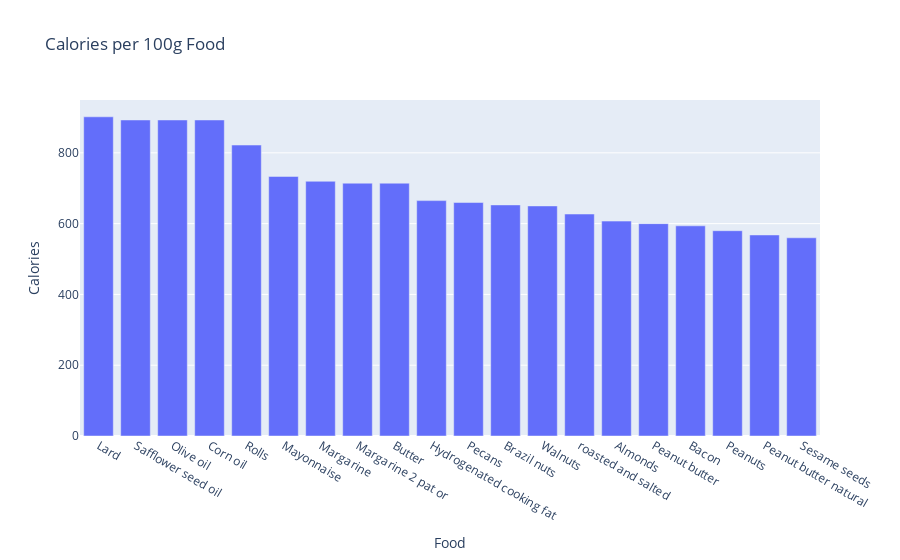

Write notebook code for a chart like this one.
### Markdown cell above
Now data makes more sense to me because we should not be comparing protein content or any other nutrient content between 2 food items having different weights, so redrawing above charts

### Code cell
high_cals = nutrients.sort_values(by='Calories', ascending= False)
top_20_high_cals = high_cals.head(20)

fig = px.bar(top_20_high_cals, x='Food', y='Calories' ,title=' Calories per 100g Food')
fig.show()

### Figure 1 — Plotly figure (JSON) as saved in the notebook; plotly's stock layout.template omitted (floating-point values rounded to 4 significant figures)
{"data": [{"alignmentgroup": "True", "hovertemplate": "Food=%{x}<br>Calories=%{y}<extra></extra>", "legendgroup": "", "marker": {"color": "#636efa", "pattern": {"shape": ""}}, "name": "", "offsetgroup": "", "orientation": "v", "showlegend": false, "textposition": "auto", "type": "bar", "x": ["Lard", "Safflower seed oil", "Olive oil", "Corn oil", "Rolls", "Mayonnaise", "Margarine", "Margarine 2 pat or", "Butter", "Hydrogenated cooking fat", "Pecans", "Brazil nuts", "Walnuts", "roasted and salted", "Almonds", "Peanut butter", "Bacon", "Peanuts", "Peanut butter natural", "Sesame seeds"], "xaxis": "x", "y": [901.8, 892.9, 892.9, 892.9, 822, 733.3, 719.6, 714.3, 714.3, 665, 659.6, 652.9, 650, 627.1, 607.1, 600, 593.8, 580, 568, 560], "yaxis": "y"}], "layout": {"barmode": "relative", "legend": {"tracegroupgap": 0}, "title": {"text": " Calories per 100g Food"}, "xaxis": {"anchor": "y", "domain": [0, 1], "title": {"text": "Food"}}, "yaxis": {"anchor": "x", "domain": [0, 1], "title": {"text": "Calories"}}}}
